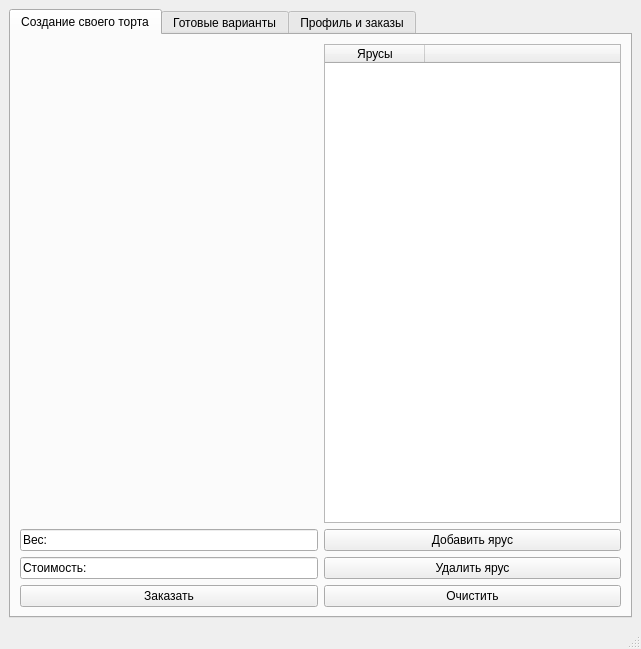
<?xml version="1.0" encoding="UTF-8"?>
<ui version="4.0">
 <class>MainWindow</class>
 <widget class="QMainWindow" name="MainWindow">
  <property name="geometry">
   <rect>
    <x>0</x>
    <y>0</y>
    <width>641</width>
    <height>649</height>
   </rect>
  </property>
  <property name="windowTitle">
   <string>Редактор</string>
  </property>
  <widget class="QWidget" name="centralwidget">
   <layout class="QHBoxLayout" name="horizontalLayout">
    <item>
     <widget class="QTabWidget" name="tabWidget">
      <property name="currentIndex">
       <number>0</number>
      </property>
      <widget class="QWidget" name="tab">
       <attribute name="title">
        <string>Создание своего торта</string>
       </attribute>
       <layout class="QGridLayout" name="gridLayout">
        <item row="0" column="3" rowspan="2">
         <widget class="QTableWidget" name="svoystv">
          <property name="editTriggers">
           <set>QAbstractItemView::NoEditTriggers</set>
          </property>
          <attribute name="horizontalHeaderStretchLastSection">
           <bool>true</bool>
          </attribute>
          <column>
           <property name="text">
            <string>Ярусы</string>
           </property>
          </column>
          <column>
           <property name="text">
            <string/>
           </property>
          </column>
         </widget>
        </item>
        <item row="4" column="1">
         <widget class="QPushButton" name="bye">
          <property name="text">
           <string>Заказать</string>
          </property>
         </widget>
        </item>
        <item row="3" column="1">
         <widget class="QLineEdit" name="lineprice">
          <property name="text">
           <string>Стоимость: </string>
          </property>
         </widget>
        </item>
        <item row="0" column="1">
         <layout class="QVBoxLayout" name="verticalLayout_2">
          <item>
           <widget class="QLabel" name="label">
            <property name="sizePolicy">
             <sizepolicy hsizetype="Expanding" vsizetype="Expanding">
              <horstretch>0</horstretch>
              <verstretch>0</verstretch>
             </sizepolicy>
            </property>
            <property name="text">
             <string/>
            </property>
            <property name="pixmap">
             <pixmap>[].png</pixmap>
            </property>
            <property name="scaledContents">
             <bool>true</bool>
            </property>
           </widget>
          </item>
          <item>
           <widget class="QLabel" name="visiual_tort">
            <property name="sizePolicy">
             <sizepolicy hsizetype="Expanding" vsizetype="Expanding">
              <horstretch>0</horstretch>
              <verstretch>0</verstretch>
             </sizepolicy>
            </property>
            <property name="text">
             <string/>
            </property>
            <property name="pixmap">
             <pixmap>[].png</pixmap>
            </property>
            <property name="scaledContents">
             <bool>true</bool>
            </property>
           </widget>
          </item>
         </layout>
        </item>
        <item row="2" column="3">
         <widget class="QPushButton" name="add_sloy">
          <property name="text">
           <string>Добавить ярус</string>
          </property>
         </widget>
        </item>
        <item row="2" column="1">
         <widget class="QLineEdit" name="lineEdit_3">
          <property name="text">
           <string>Вес: </string>
          </property>
         </widget>
        </item>
        <item row="3" column="3">
         <widget class="QPushButton" name="delet_sloy">
          <property name="text">
           <string>Удалить ярус</string>
          </property>
         </widget>
        </item>
        <item row="4" column="3">
         <widget class="QPushButton" name="pushButton_3">
          <property name="text">
           <string>Очистить</string>
          </property>
         </widget>
        </item>
       </layout>
      </widget>
      <widget class="QWidget" name="tab_3">
       <attribute name="title">
        <string>Готовые варианты</string>
       </attribute>
       <layout class="QVBoxLayout" name="verticalLayout">
        <item>
         <widget class="QLabel" name="label_2">
          <property name="text">
           <string>Каталог</string>
          </property>
          <property name="alignment">
           <set>Qt::AlignCenter</set>
          </property>
         </widget>
        </item>
        <item>
         <widget class="QTableWidget" name="tableWidget_3">
          <property name="editTriggers">
           <set>QAbstractItemView::NoEditTriggers</set>
          </property>
          <attribute name="horizontalHeaderVisible">
           <bool>false</bool>
          </attribute>
          <attribute name="verticalHeaderVisible">
           <bool>false</bool>
          </attribute>
         </widget>
        </item>
       </layout>
      </widget>
      <widget class="QWidget" name="tab_4">
       <attribute name="title">
        <string>Профиль и заказы</string>
       </attribute>
       <layout class="QGridLayout" name="gridLayout_2">
        <item row="0" column="0">
         <layout class="QHBoxLayout" name="horizontalLayout_2">
          <item>
           <layout class="QGridLayout" name="gridLayout_4">
            <item row="4" column="5">
             <widget class="QPushButton" name="pushButton_4">
              <property name="text">
               <string>Выйти</string>
              </property>
             </widget>
            </item>
            <item row="0" column="5">
             <widget class="QPushButton" name="change_login">
              <property name="text">
               <string>Изменить Логин</string>
              </property>
             </widget>
            </item>
            <item row="0" column="0" colspan="5">
             <widget class="QLineEdit" name="lineEdit_2">
              <property name="text">
               <string>Логин: </string>
              </property>
             </widget>
            </item>
            <item row="4" column="4">
             <spacer name="horizontalSpacer">
              <property name="orientation">
               <enum>Qt::Horizontal</enum>
              </property>
              <property name="sizeHint" stdset="0">
               <size>
                <width>0</width>
                <height>0</height>
               </size>
              </property>
             </spacer>
            </item>
            <item row="1" column="0" colspan="5">
             <widget class="QLineEdit" name="lineEdit">
              <property name="text">
               <string>Пароль: </string>
              </property>
             </widget>
            </item>
            <item row="1" column="5">
             <widget class="QPushButton" name="pushButton_2">
              <property name="text">
               <string>Изменить пароль</string>
              </property>
             </widget>
            </item>
            <item row="4" column="0">
             <widget class="QPushButton" name="pushButton_5">
              <property name="text">
               <string>Сохранить заказы (xlsx)</string>
              </property>
             </widget>
            </item>
            <item row="4" column="2">
             <widget class="QPushButton" name="pushButton_6">
              <property name="text">
               <string>Сохранить чек заказа</string>
              </property>
             </widget>
            </item>
            <item row="4" column="1">
             <widget class="QPushButton" name="pushButton">
              <property name="text">
               <string>Сохранить заказы (csv)</string>
              </property>
             </widget>
            </item>
           </layout>
          </item>
         </layout>
        </item>
        <item row="1" column="0">
         <widget class="QTableWidget" name="tableWidget">
          <property name="editTriggers">
           <set>QAbstractItemView::NoEditTriggers</set>
          </property>
          <column>
           <property name="text">
            <string>Название</string>
           </property>
          </column>
          <column>
           <property name="text">
            <string>Цена</string>
           </property>
          </column>
          <column>
           <property name="text">
            <string>Время</string>
           </property>
          </column>
          <column>
           <property name="text">
            <string>Место</string>
           </property>
          </column>
         </widget>
        </item>
       </layout>
      </widget>
     </widget>
    </item>
   </layout>
  </widget>
  <widget class="QMenuBar" name="menubar">
   <property name="geometry">
    <rect>
     <x>0</x>
     <y>0</y>
     <width>641</width>
     <height>21</height>
    </rect>
   </property>
  </widget>
  <widget class="QStatusBar" name="statusbar"/>
 </widget>
 <resources/>
 <connections/>
</ui>
